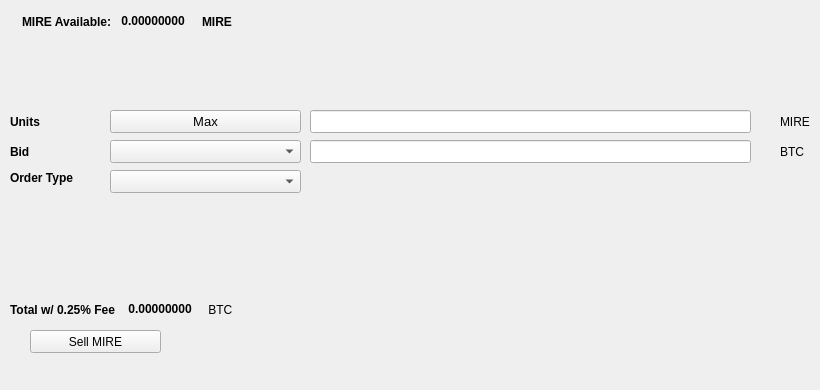
   <widget class="QWidget" name="SellTab">
    <attribute name="title">
     <string>Sell</string>
    </attribute>
    <widget class="QLabel" name="label_16">
     <property name="geometry">
      <rect>
       <x>780</x>
       <y>140</y>
       <width>31</width>
       <height>23</height>
      </rect>
     </property>
     <property name="text">
      <string>BTC</string>
     </property>
    </widget>
    <widget class="QComboBox" name="SellBidcomboBox">
     <property name="geometry">
      <rect>
       <x>110</x>
       <y>140</y>
       <width>191</width>
       <height>23</height>
      </rect>
     </property>
     <property name="font">
      <font>
       <pointsize>10</pointsize>
      </font>
     </property>
    </widget>
    <widget class="QLabel" name="label_18">
     <property name="geometry">
      <rect>
       <x>10</x>
       <y>110</y>
       <width>46</width>
       <height>23</height>
      </rect>
     </property>
     <property name="font">
      <font>
       <weight>75</weight>
       <bold>true</bold>
      </font>
     </property>
     <property name="text">
      <string>Units</string>
     </property>
    </widget>
    <widget class="QPushButton" name="Sell_Max_Amount">
     <property name="geometry">
      <rect>
       <x>110</x>
       <y>110</y>
       <width>191</width>
       <height>23</height>
      </rect>
     </property>
     <property name="font">
      <font>
       <pointsize>10</pointsize>
      </font>
     </property>
     <property name="text">
      <string>Max</string>
     </property>
    </widget>
    <widget class="QLabel" name="label_20">
     <property name="geometry">
      <rect>
       <x>10</x>
       <y>170</y>
       <width>91</width>
       <height>16</height>
      </rect>
     </property>
     <property name="font">
      <font>
       <weight>75</weight>
       <bold>true</bold>
      </font>
     </property>
     <property name="text">
      <string>Order Type</string>
     </property>
    </widget>
    <widget class="QComboBox" name="SellOrdertypeCombo">
     <property name="geometry">
      <rect>
       <x>110</x>
       <y>170</y>
       <width>191</width>
       <height>23</height>
      </rect>
     </property>
     <property name="font">
      <font>
       <pointsize>10</pointsize>
      </font>
     </property>
    </widget>
    <widget class="QLabel" name="label_21">
     <property name="geometry">
      <rect>
       <x>10</x>
       <y>140</y>
       <width>46</width>
       <height>23</height>
      </rect>
     </property>
     <property name="font">
      <font>
       <weight>75</weight>
       <bold>true</bold>
      </font>
     </property>
     <property name="text">
      <string>Bid</string>
     </property>
    </widget>
    <widget class="QLabel" name="label_22">
     <property name="geometry">
      <rect>
       <x>780</x>
       <y>110</y>
       <width>31</width>
       <height>23</height>
      </rect>
     </property>
     <property name="text">
      <string>MIRE</string>
     </property>
    </widget>
    <widget class="QLineEdit" name="UnitsInputMIRE">
     <property name="geometry">
      <rect>
       <x>310</x>
       <y>110</y>
       <width>441</width>
       <height>23</height>
      </rect>
     </property>
     <property name="font">
      <font>
       <pointsize>9</pointsize>
       <weight>75</weight>
       <bold>true</bold>
      </font>
     </property>
    </widget>
    <widget class="QLineEdit" name="SellBidPriceEdit">
     <property name="geometry">
      <rect>
       <x>310</x>
       <y>140</y>
       <width>441</width>
       <height>23</height>
      </rect>
     </property>
     <property name="font">
      <font>
       <pointsize>9</pointsize>
       <weight>75</weight>
       <bold>true</bold>
      </font>
     </property>
    </widget>
    <widget class="QPushButton" name="SellMIREBTN">
     <property name="geometry">
      <rect>
       <x>30</x>
       <y>330</y>
       <width>131</width>
       <height>23</height>
      </rect>
     </property>
     <property name="text">
      <string>Sell MIRE</string>
     </property>
     <property name="icon">
      <iconset resource="../mire">
       <normaloff>:/icons/bitcoin</normaloff>:/icons/bitcoin</iconset>
     </property>
    </widget>
    <widget class="QWidget" name="layoutWidget3">
     <property name="geometry">
      <rect>
       <x>22</x>
       <y>12</y>
       <width>258</width>
       <height>19</height>
      </rect>
     </property>
     <layout class="QHBoxLayout" name="horizontalLayout">
      <item>
       <widget class="QLabel" name="label232_2">
        <property name="font">
         <font>
          <weight>75</weight>
          <bold>true</bold>
         </font>
        </property>
        <property name="text">
         <string>MIRE Available:</string>
        </property>
       </widget>
      </item>
      <item>
       <widget class="QLabel" name="MIREAvailableLabel">
        <property name="palette">
         <palette>
          <active>
           <colorrole role="WindowText">
            <brush brushstyle="SolidPattern">
             <color alpha="255">
              <red>0</red>
              <green>0</green>
              <blue>0</blue>
             </color>
            </brush>
           </colorrole>
           <colorrole role="Button">
            <brush brushstyle="SolidPattern">
             <color alpha="255">
              <red>0</red>
              <green>170</green>
              <blue>0</blue>
             </color>
            </brush>
           </colorrole>
           <colorrole role="Light">
            <brush brushstyle="SolidPattern">
             <color alpha="255">
              <red>0</red>
              <green>255</green>
              <blue>0</blue>
             </color>
            </brush>
           </colorrole>
           <colorrole role="Midlight">
            <brush brushstyle="SolidPattern">
             <color alpha="255">
              <red>0</red>
              <green>212</green>
              <blue>0</blue>
             </color>
            </brush>
           </colorrole>
           <colorrole role="Dark">
            <brush brushstyle="SolidPattern">
             <color alpha="255">
              <red>0</red>
              <green>85</green>
              <blue>0</blue>
             </color>
            </brush>
           </colorrole>
           <colorrole role="Mid">
            <brush brushstyle="SolidPattern">
             <color alpha="255">
              <red>0</red>
              <green>113</green>
              <blue>0</blue>
             </color>
            </brush>
           </colorrole>
           <colorrole role="Text">
            <brush brushstyle="SolidPattern">
             <color alpha="255">
              <red>0</red>
              <green>170</green>
              <blue>0</blue>
             </color>
            </brush>
           </colorrole>
           <colorrole role="BrightText">
            <brush brushstyle="SolidPattern">
             <color alpha="255">
              <red>255</red>
              <green>255</green>
              <blue>255</blue>
             </color>
            </brush>
           </colorrole>
           <colorrole role="ButtonText">
            <brush brushstyle="SolidPattern">
             <color alpha="255">
              <red>0</red>
              <green>0</green>
              <blue>0</blue>
             </color>
            </brush>
           </colorrole>
           <colorrole role="Base">
            <brush brushstyle="SolidPattern">
             <color alpha="255">
              <red>255</red>
              <green>255</green>
              <blue>255</blue>
             </color>
            </brush>
           </colorrole>
           <colorrole role="Window">
            <brush brushstyle="SolidPattern">
             <color alpha="255">
              <red>0</red>
              <green>170</green>
              <blue>0</blue>
             </color>
            </brush>
           </colorrole>
           <colorrole role="Shadow">
            <brush brushstyle="SolidPattern">
             <color alpha="255">
              <red>0</red>
              <green>0</green>
              <blue>0</blue>
             </color>
            </brush>
           </colorrole>
           <colorrole role="AlternateBase">
            <brush brushstyle="SolidPattern">
             <color alpha="255">
              <red>127</red>
              <green>212</green>
              <blue>127</blue>
             </color>
            </brush>
           </colorrole>
           <colorrole role="ToolTipBase">
            <brush brushstyle="SolidPattern">
             <color alpha="255">
              <red>255</red>
              <green>255</green>
              <blue>220</blue>
             </color>
            </brush>
           </colorrole>
           <colorrole role="ToolTipText">
            <brush brushstyle="SolidPattern">
             <color alpha="255">
              <red>0</red>
              <green>0</green>
              <blue>0</blue>
             </color>
            </brush>
           </colorrole>
          </active>
          <inactive>
           <colorrole role="WindowText">
            <brush brushstyle="SolidPattern">
             <color alpha="255">
              <red>0</red>
              <green>0</green>
              <blue>0</blue>
             </color>
            </brush>
           </colorrole>
           <colorrole role="Button">
            <brush brushstyle="SolidPattern">
             <color alpha="255">
              <red>0</red>
              <green>170</green>
              <blue>0</blue>
             </color>
            </brush>
           </colorrole>
           <colorrole role="Light">
            <brush brushstyle="SolidPattern">
             <color alpha="255">
              <red>0</red>
              <green>255</green>
              <blue>0</blue>
             </color>
            </brush>
           </colorrole>
           <colorrole role="Midlight">
            <brush brushstyle="SolidPattern">
             <color alpha="255">
              <red>0</red>
              <green>212</green>
              <blue>0</blue>
             </color>
            </brush>
           </colorrole>
           <colorrole role="Dark">
            <brush brushstyle="SolidPattern">
             <color alpha="255">
              <red>0</red>
              <green>85</green>
              <blue>0</blue>
             </color>
            </brush>
           </colorrole>
           <colorrole role="Mid">
            <brush brushstyle="SolidPattern">
             <color alpha="255">
              <red>0</red>
              <green>113</green>
              <blue>0</blue>
             </color>
            </brush>
           </colorrole>
           <colorrole role="Text">
            <brush brushstyle="SolidPattern">
             <color alpha="255">
              <red>0</red>
              <green>170</green>
              <blue>0</blue>
             </color>
            </brush>
           </colorrole>
           <colorrole role="BrightText">
            <brush brushstyle="SolidPattern">
             <color alpha="255">
              <red>255</red>
              <green>255</green>
              <blue>255</blue>
             </color>
            </brush>
           </colorrole>
           <colorrole role="ButtonText">
            <brush brushstyle="SolidPattern">
             <color alpha="255">
              <red>0</red>
              <green>0</green>
              <blue>0</blue>
             </color>
            </brush>
           </colorrole>
           <colorrole role="Base">
            <brush brushstyle="SolidPattern">
             <color alpha="255">
              <red>255</red>
              <green>255</green>
              <blue>255</blue>
             </color>
            </brush>
           </colorrole>
           <colorrole role="Window">
            <brush brushstyle="SolidPattern">
             <color alpha="255">
              <red>0</red>
              <green>170</green>
              <blue>0</blue>
             </color>
            </brush>
           </colorrole>
           <colorrole role="Shadow">
            <brush brushstyle="SolidPattern">
             <color alpha="255">
              <red>0</red>
              <green>0</green>
              <blue>0</blue>
             </color>
            </brush>
           </colorrole>
           <colorrole role="AlternateBase">
            <brush brushstyle="SolidPattern">
             <color alpha="255">
              <red>127</red>
              <green>212</green>
              <blue>127</blue>
             </color>
            </brush>
           </colorrole>
           <colorrole role="ToolTipBase">
            <brush brushstyle="SolidPattern">
             <color alpha="255">
              <red>255</red>
              <green>255</green>
              <blue>220</blue>
             </color>
            </brush>
           </colorrole>
           <colorrole role="ToolTipText">
            <brush brushstyle="SolidPattern">
             <color alpha="255">
              <red>0</red>
              <green>0</green>
              <blue>0</blue>
             </color>
            </brush>
           </colorrole>
          </inactive>
          <disabled>
           <colorrole role="WindowText">
            <brush brushstyle="SolidPattern">
             <color alpha="255">
              <red>0</red>
              <green>85</green>
              <blue>0</blue>
             </color>
            </brush>
           </colorrole>
           <colorrole role="Button">
            <brush brushstyle="SolidPattern">
             <color alpha="255">
              <red>0</red>
              <green>170</green>
              <blue>0</blue>
             </color>
            </brush>
           </colorrole>
           <colorrole role="Light">
            <brush brushstyle="SolidPattern">
             <color alpha="255">
              <red>0</red>
              <green>255</green>
              <blue>0</blue>
             </color>
            </brush>
           </colorrole>
           <colorrole role="Midlight">
            <brush brushstyle="SolidPattern">
             <color alpha="255">
              <red>0</red>
              <green>212</green>
              <blue>0</blue>
             </color>
            </brush>
           </colorrole>
           <colorrole role="Dark">
            <brush brushstyle="SolidPattern">
             <color alpha="255">
              <red>0</red>
              <green>85</green>
              <blue>0</blue>
             </color>
            </brush>
           </colorrole>
           <colorrole role="Mid">
            <brush brushstyle="SolidPattern">
             <color alpha="255">
              <red>0</red>
              <green>113</green>
              <blue>0</blue>
             </color>
            </brush>
           </colorrole>
           <colorrole role="Text">
            <brush brushstyle="SolidPattern">
             <color alpha="255">
              <red>0</red>
              <green>85</green>
              <blue>0</blue>
             </color>
            </brush>
           </colorrole>
           <colorrole role="BrightText">
            <brush brushstyle="SolidPattern">
             <color alpha="255">
              <red>255</red>
              <green>255</green>
              <blue>255</blue>
             </color>
            </brush>
           </colorrole>
           <colorrole role="ButtonText">
            <brush brushstyle="SolidPattern">
             <color alpha="255">
              <red>0</red>
              <green>85</green>
              <blue>0</blue>
             </color>
            </brush>
           </colorrole>
           <colorrole role="Base">
            <brush brushstyle="SolidPattern">
             <color alpha="255">
              <red>0</red>
              <green>170</green>
              <blue>0</blue>
             </color>
            </brush>
           </colorrole>
           <colorrole role="Window">
            <brush brushstyle="SolidPattern">
             <color alpha="255">
              <red>0</red>
              <green>170</green>
              <blue>0</blue>
             </color>
            </brush>
           </colorrole>
           <colorrole role="Shadow">
            <brush brushstyle="SolidPattern">
             <color alpha="255">
              <red>0</red>
              <green>0</green>
              <blue>0</blue>
             </color>
            </brush>
           </colorrole>
           <colorrole role="AlternateBase">
            <brush brushstyle="SolidPattern">
             <color alpha="255">
              <red>0</red>
              <green>170</green>
              <blue>0</blue>
             </color>
            </brush>
           </colorrole>
           <colorrole role="ToolTipBase">
            <brush brushstyle="SolidPattern">
             <color alpha="255">
              <red>255</red>
              <green>255</green>
              <blue>220</blue>
             </color>
            </brush>
           </colorrole>
           <colorrole role="ToolTipText">
            <brush brushstyle="SolidPattern">
             <color alpha="255">
              <red>0</red>
              <green>0</green>
              <blue>0</blue>
             </color>
            </brush>
           </colorrole>
          </disabled>
         </palette>
        </property>
        <property name="font">
         <font>
          <weight>75</weight>
          <bold>true</bold>
         </font>
        </property>
        <property name="text">
         <string> 0.00000000 </string>
        </property>
        <property name="textInteractionFlags">
         <set>Qt::LinksAccessibleByMouse|Qt::TextSelectableByKeyboard|Qt::TextSelectableByMouse</set>
        </property>
       </widget>
      </item>
      <item>
       <widget class="QLabel" name="labelMIRE">
        <property name="font">
         <font>
          <weight>75</weight>
          <bold>true</bold>
         </font>
        </property>
        <property name="text">
         <string>MIRE</string>
        </property>
       </widget>
      </item>
     </layout>
    </widget>
    <widget class="QWidget" name="layoutWidget">
     <property name="geometry">
      <rect>
       <x>10</x>
       <y>300</y>
       <width>268</width>
       <height>19</height>
      </rect>
     </property>
     <layout class="QHBoxLayout" name="horizontalLayout_2">
      <item>
       <widget class="QLabel" name="label_19">
        <property name="font">
         <font>
          <weight>75</weight>
          <bold>true</bold>
         </font>
        </property>
        <property name="text">
         <string>Total w/ 0.25% Fee </string>
        </property>
       </widget>
      </item>
      <item>
       <widget class="QLabel" name="SellCostLabel">
        <property name="palette">
         <palette>
          <active>
           <colorrole role="WindowText">
            <brush brushstyle="SolidPattern">
             <color alpha="255">
              <red>0</red>
              <green>0</green>
              <blue>0</blue>
             </color>
            </brush>
           </colorrole>
           <colorrole role="Button">
            <brush brushstyle="SolidPattern">
             <color alpha="255">
              <red>0</red>
              <green>170</green>
              <blue>0</blue>
             </color>
            </brush>
           </colorrole>
           <colorrole role="Light">
            <brush brushstyle="SolidPattern">
             <color alpha="255">
              <red>0</red>
              <green>255</green>
              <blue>0</blue>
             </color>
            </brush>
           </colorrole>
           <colorrole role="Midlight">
            <brush brushstyle="SolidPattern">
             <color alpha="255">
              <red>0</red>
              <green>212</green>
              <blue>0</blue>
             </color>
            </brush>
           </colorrole>
           <colorrole role="Dark">
            <brush brushstyle="SolidPattern">
             <color alpha="255">
              <red>0</red>
              <green>85</green>
              <blue>0</blue>
             </color>
            </brush>
           </colorrole>
           <colorrole role="Mid">
            <brush brushstyle="SolidPattern">
             <color alpha="255">
              <red>0</red>
              <green>113</green>
              <blue>0</blue>
             </color>
            </brush>
           </colorrole>
           <colorrole role="Text">
            <brush brushstyle="SolidPattern">
             <color alpha="255">
              <red>0</red>
              <green>170</green>
              <blue>0</blue>
             </color>
            </brush>
           </colorrole>
           <colorrole role="BrightText">
            <brush brushstyle="SolidPattern">
             <color alpha="255">
              <red>255</red>
              <green>255</green>
              <blue>255</blue>
             </color>
            </brush>
           </colorrole>
           <colorrole role="ButtonText">
            <brush brushstyle="SolidPattern">
             <color alpha="255">
              <red>0</red>
              <green>0</green>
              <blue>0</blue>
             </color>
            </brush>
           </colorrole>
           <colorrole role="Base">
            <brush brushstyle="SolidPattern">
             <color alpha="255">
              <red>255</red>
              <green>255</green>
              <blue>255</blue>
             </color>
            </brush>
           </colorrole>
           <colorrole role="Window">
            <brush brushstyle="SolidPattern">
             <color alpha="255">
              <red>0</red>
              <green>170</green>
              <blue>0</blue>
             </color>
            </brush>
           </colorrole>
           <colorrole role="Shadow">
            <brush brushstyle="SolidPattern">
             <color alpha="255">
              <red>0</red>
              <green>0</green>
              <blue>0</blue>
             </color>
            </brush>
           </colorrole>
           <colorrole role="AlternateBase">
            <brush brushstyle="SolidPattern">
             <color alpha="255">
              <red>127</red>
              <green>212</green>
              <blue>127</blue>
             </color>
            </brush>
           </colorrole>
           <colorrole role="ToolTipBase">
            <brush brushstyle="SolidPattern">
             <color alpha="255">
              <red>255</red>
              <green>255</green>
              <blue>220</blue>
             </color>
            </brush>
           </colorrole>
           <colorrole role="ToolTipText">
            <brush brushstyle="SolidPattern">
             <color alpha="255">
              <red>0</red>
              <green>0</green>
              <blue>0</blue>
             </color>
            </brush>
           </colorrole>
          </active>
          <inactive>
           <colorrole role="WindowText">
            <brush brushstyle="SolidPattern">
             <color alpha="255">
              <red>0</red>
              <green>0</green>
              <blue>0</blue>
             </color>
            </brush>
           </colorrole>
           <colorrole role="Button">
            <brush brushstyle="SolidPattern">
             <color alpha="255">
              <red>0</red>
              <green>170</green>
              <blue>0</blue>
             </color>
            </brush>
           </colorrole>
           <colorrole role="Light">
            <brush brushstyle="SolidPattern">
             <color alpha="255">
              <red>0</red>
              <green>255</green>
              <blue>0</blue>
             </color>
            </brush>
           </colorrole>
           <colorrole role="Midlight">
            <brush brushstyle="SolidPattern">
             <color alpha="255">
              <red>0</red>
              <green>212</green>
              <blue>0</blue>
             </color>
            </brush>
           </colorrole>
           <colorrole role="Dark">
            <brush brushstyle="SolidPattern">
             <color alpha="255">
              <red>0</red>
              <green>85</green>
              <blue>0</blue>
             </color>
            </brush>
           </colorrole>
           <colorrole role="Mid">
            <brush brushstyle="SolidPattern">
             <color alpha="255">
              <red>0</red>
              <green>113</green>
              <blue>0</blue>
             </color>
            </brush>
           </colorrole>
           <colorrole role="Text">
            <brush brushstyle="SolidPattern">
             <color alpha="255">
              <red>0</red>
              <green>170</green>
              <blue>0</blue>
             </color>
            </brush>
           </colorrole>
           <colorrole role="BrightText">
            <brush brushstyle="SolidPattern">
             <color alpha="255">
              <red>255</red>
              <green>255</green>
              <blue>255</blue>
             </color>
            </brush>
           </colorrole>
           <colorrole role="ButtonText">
            <brush brushstyle="SolidPattern">
             <color alpha="255">
              <red>0</red>
              <green>0</green>
              <blue>0</blue>
             </color>
            </brush>
           </colorrole>
           <colorrole role="Base">
            <brush brushstyle="SolidPattern">
             <color alpha="255">
              <red>255</red>
              <green>255</green>
              <blue>255</blue>
             </color>
            </brush>
           </colorrole>
           <colorrole role="Window">
            <brush brushstyle="SolidPattern">
             <color alpha="255">
              <red>0</red>
              <green>170</green>
              <blue>0</blue>
             </color>
            </brush>
           </colorrole>
           <colorrole role="Shadow">
            <brush brushstyle="SolidPattern">
             <color alpha="255">
              <red>0</red>
              <green>0</green>
              <blue>0</blue>
             </color>
            </brush>
           </colorrole>
           <colorrole role="AlternateBase">
            <brush brushstyle="SolidPattern">
             <color alpha="255">
              <red>127</red>
              <green>212</green>
              <blue>127</blue>
             </color>
            </brush>
           </colorrole>
           <colorrole role="ToolTipBase">
            <brush brushstyle="SolidPattern">
             <color alpha="255">
              <red>255</red>
              <green>255</green>
              <blue>220</blue>
             </color>
            </brush>
           </colorrole>
           <colorrole role="ToolTipText">
            <brush brushstyle="SolidPattern">
             <color alpha="255">
              <red>0</red>
              <green>0</green>
              <blue>0</blue>
             </color>
            </brush>
           </colorrole>
          </inactive>
          <disabled>
           <colorrole role="WindowText">
            <brush brushstyle="SolidPattern">
             <color alpha="255">
              <red>0</red>
              <green>85</green>
              <blue>0</blue>
             </color>
            </brush>
           </colorrole>
           <colorrole role="Button">
            <brush brushstyle="SolidPattern">
             <color alpha="255">
              <red>0</red>
              <green>170</green>
              <blue>0</blue>
             </color>
            </brush>
           </colorrole>
           <colorrole role="Light">
            <brush brushstyle="SolidPattern">
             <color alpha="255">
              <red>0</red>
              <green>255</green>
              <blue>0</blue>
             </color>
            </brush>
           </colorrole>
           <colorrole role="Midlight">
            <brush brushstyle="SolidPattern">
             <color alpha="255">
              <red>0</red>
              <green>212</green>
              <blue>0</blue>
             </color>
            </brush>
           </colorrole>
           <colorrole role="Dark">
            <brush brushstyle="SolidPattern">
             <color alpha="255">
              <red>0</red>
              <green>85</green>
              <blue>0</blue>
             </color>
            </brush>
           </colorrole>
           <colorrole role="Mid">
            <brush brushstyle="SolidPattern">
             <color alpha="255">
              <red>0</red>
              <green>113</green>
              <blue>0</blue>
             </color>
            </brush>
           </colorrole>
           <colorrole role="Text">
            <brush brushstyle="SolidPattern">
             <color alpha="255">
              <red>0</red>
              <green>85</green>
              <blue>0</blue>
             </color>
            </brush>
           </colorrole>
           <colorrole role="BrightText">
            <brush brushstyle="SolidPattern">
             <color alpha="255">
              <red>255</red>
              <green>255</green>
              <blue>255</blue>
             </color>
            </brush>
           </colorrole>
           <colorrole role="ButtonText">
            <brush brushstyle="SolidPattern">
             <color alpha="255">
              <red>0</red>
              <green>85</green>
              <blue>0</blue>
             </color>
            </brush>
           </colorrole>
           <colorrole role="Base">
            <brush brushstyle="SolidPattern">
             <color alpha="255">
              <red>0</red>
              <green>170</green>
              <blue>0</blue>
             </color>
            </brush>
           </colorrole>
           <colorrole role="Window">
            <brush brushstyle="SolidPattern">
             <color alpha="255">
              <red>0</red>
              <green>170</green>
              <blue>0</blue>
             </color>
            </brush>
           </colorrole>
           <colorrole role="Shadow">
            <brush brushstyle="SolidPattern">
             <color alpha="255">
              <red>0</red>
              <green>0</green>
              <blue>0</blue>
             </color>
            </brush>
           </colorrole>
           <colorrole role="AlternateBase">
            <brush brushstyle="SolidPattern">
             <color alpha="255">
              <red>0</red>
              <green>170</green>
              <blue>0</blue>
             </color>
            </brush>
           </colorrole>
           <colorrole role="ToolTipBase">
            <brush brushstyle="SolidPattern">
             <color alpha="255">
              <red>255</red>
              <green>255</green>
              <blue>220</blue>
             </color>
            </brush>
           </colorrole>
           <colorrole role="ToolTipText">
            <brush brushstyle="SolidPattern">
             <color alpha="255">
              <red>0</red>
              <green>0</green>
              <blue>0</blue>
             </color>
            </brush>
           </colorrole>
          </disabled>
         </palette>
        </property>
        <property name="font">
         <font>
          <weight>75</weight>
          <bold>true</bold>
         </font>
        </property>
        <property name="autoFillBackground">
         <bool>false</bool>
        </property>
        <property name="text">
         <string> 0.00000000</string>
        </property>
        <property name="textInteractionFlags">
         <set>Qt::LinksAccessibleByMouse|Qt::TextSelectableByMouse</set>
        </property>
       </widget>
      </item>
      <item>
       <widget class="QLabel" name="label_17">
        <property name="font">
         <font>
          <weight>50</weight>
          <bold>false</bold>
         </font>
        </property>
        <property name="text">
         <string> BTC</string>
        </property>
       </widget>
      </item>
     </layout>
    </widget>
    <widget class="QLabel" name="label_23">
     <property name="geometry">
      <rect>
       <x>460</x>
       <y>300</y>
       <width>281</width>
       <height>81</height>
      </rect>
     </property>
     <property name="text">
      <string/>
     </property>
     <property name="pixmap">
      <pixmap>:/images/bittrex</pixmap>
     </property>
    </widget>
   </widget>
